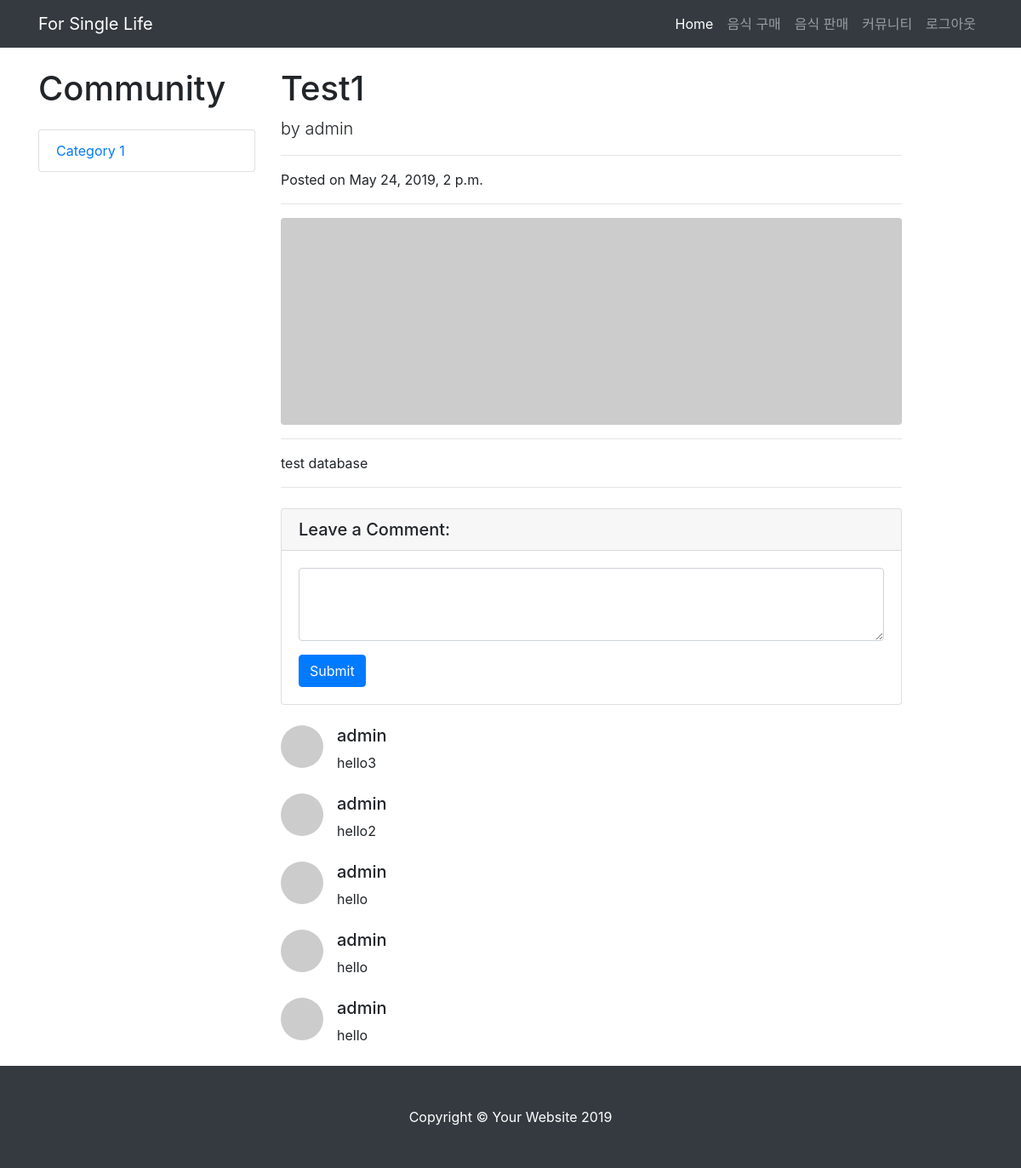
Before: /community/post=1 with the older database file.
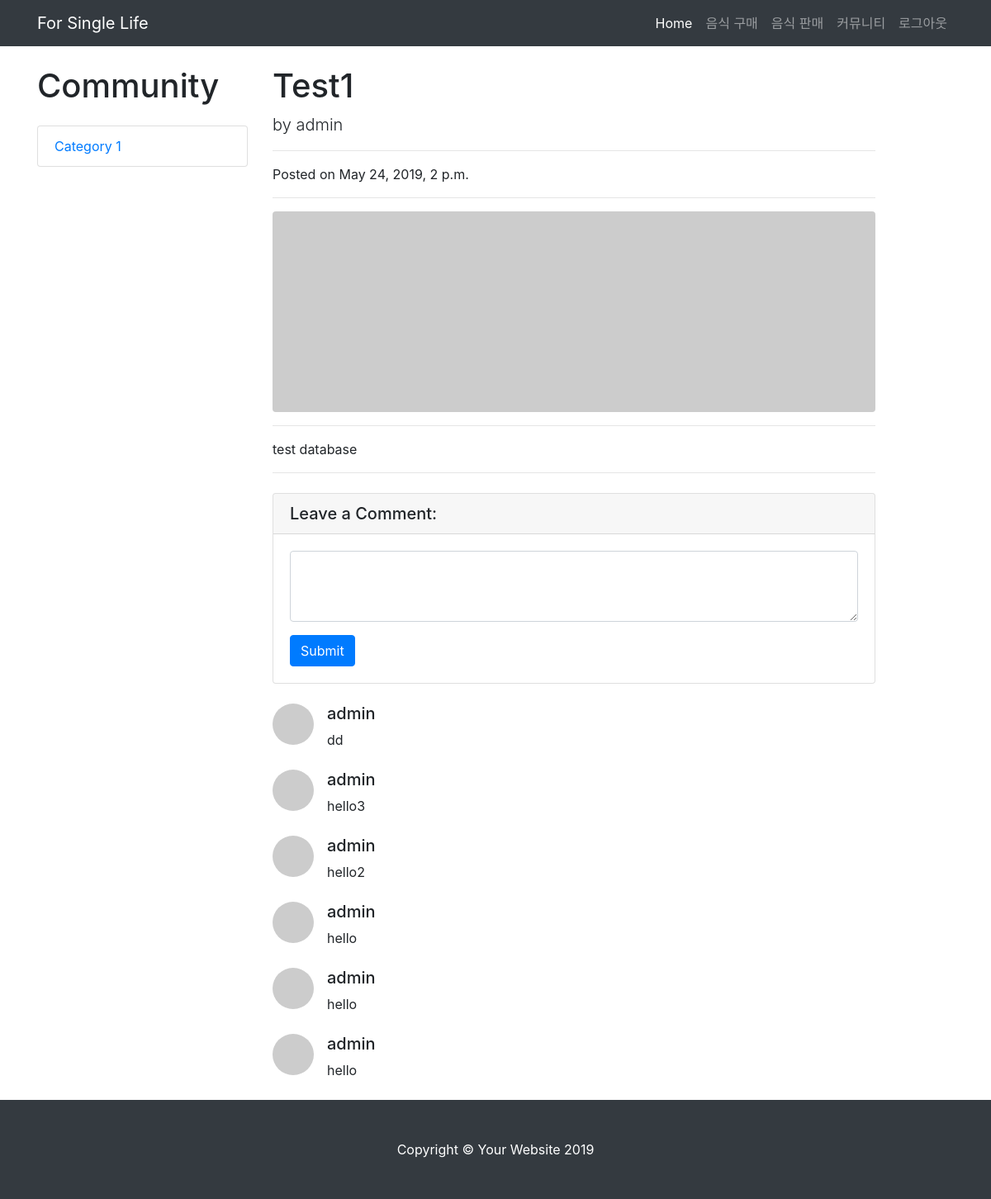
After: the same page with the newer database file.
### app/models.py (models this page shows)
class Comment(models.Model):
    post = models.ForeignKey(Board, on_delete=models.CASCADE, related_name='comments')
    comment_date = models.DateTimeField(auto_now_add=True)
    comment_contents = models.CharField(max_length=200)
    comment_writer = models.CharField(max_length=30, blank=True)
    class Meta:
        ordering = ['-id']

### app/views.py (the view)
# urls.py: path('community/post=<int:board_id>', views.view_post, name='community_view'),
def view_post(request, board_id):
    board = Board.objects.get(pk=board_id)
    board.view += 1
    board.save()
    context = {'board': board}
    return render(request, "read_post.html", context)

### templates/read_post.html (shortened to what this page needs)
{% load staticfiles %}
<!DOCTYPE html>
<html lang="en">
<head>
  <link href="{% static 'vendor/bootstrap/css/bootstrap.min.css' %}" rel="stylesheet">
  <link href="{% static 'css/blog-post.css' %}" rel="stylesheet">
</head>
<body>
  <nav class="navbar navbar-expand-lg navbar-dark bg-dark fixed-top">
    <div class="container">
      <a class="navbar-brand" href="{% url 'main' %}">For Single Life</a>
      <div class="collapse navbar-collapse" id="navbarResponsive">
        <ul class="navbar-nav ml-auto">
          <li class="nav-item active">
            <a class="nav-link" href="{% url 'main' %}">Home
            </a>
          </li>
          <li class="nav-item">
            <a class="nav-link" href="{% url 'foodlist' %}">음식 구매</a>
          </li>
          <li class="nav-item">
            <a class="nav-link" href="{% url 'foodreg' %}">음식 판매</a>
          </li>
          <li class="nav-item">
            <a class="nav-link" href="{% url 'community' %}">커뮤니티</a>
          </li>
            <li class="nav-item">
            <a class="nav-link" href="{% url 'logout' %}">로그아웃</a>
          </li>
        </ul>
      </div>
    </div>
  </nav>
  <div class="container">
    <div class="row">
        <div class="col-lg-3">
        <h1 class="my-4">Community</h1>
        <div class="list-group">
          <a href="#" class="list-group-item">Category 1</a>
        </div>
      </div>
      <div class="col-lg-8">
        <h1 class="mt-4">{{ board.subject }}</h1>
        <p class="lead">
          by
          <a>{{ board.name }}</a>
        </p>
        <hr>
        <p>Posted on {{ board.created_date }}</p>
        <hr>
        {% if board.photo %}
        <img class="img-fluid rounded" name="image" src="{{ board.photo.url }}" alt="">
            {% else %}
            <img class="img-fluid rounded" name="image" src="http://placehold.it/900x300" alt="">
      {% endif %}
        <hr>
        <p>{{ board.content }}</p>
        <hr>
        <div class="card my-4">
          <h5 class="card-header">Leave a Comment:</h5>
          <div class="card-body">
            <form action="post={{ board.id }}/comment_write" method="POST">
              <div class="form-group">
                <textarea class="form-control" name="content" rows="3"></textarea>
              </div>
              <button type="submit" value="{{ board.id }}" class="btn btn-primary">Submit</button>
            </form>
          </div>
        </div>
        {% for comment in board.comments.all %}
        <div class="media mb-4">
          <img class="d-flex mr-3 rounded-circle" src="http://placehold.it/50x50" alt="">
          <div class="media-body">
            <h5 class="mt-0">{{ comment.comment_writer }}</h5>
            {{ comment.comment_contents }}
          </div>
        </div>
          {% endfor %}
      </div>
    </div>
  </div>
  <footer class="py-5 bg-dark">
    <div class="container">
      <p class="m-0 text-center text-white">Copyright &copy; Your Website 2019</p>
    </div>
  </footer>
</body>
</html>

Changed rows visible on the page:
added Comment: comment_writer "admin", comment_contents "dd"
